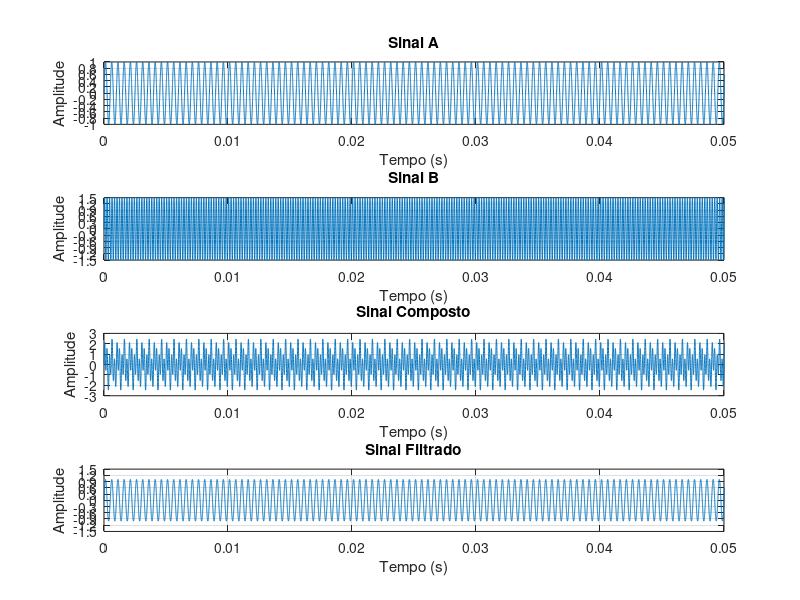
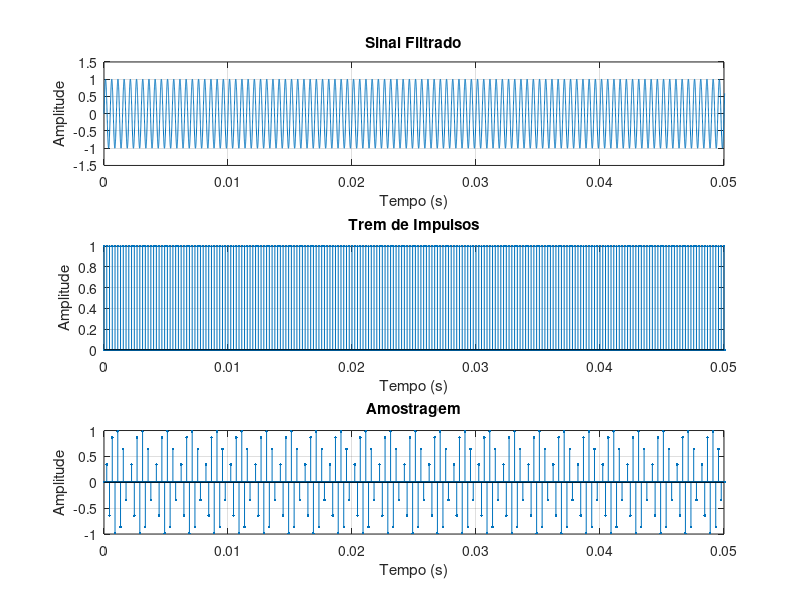
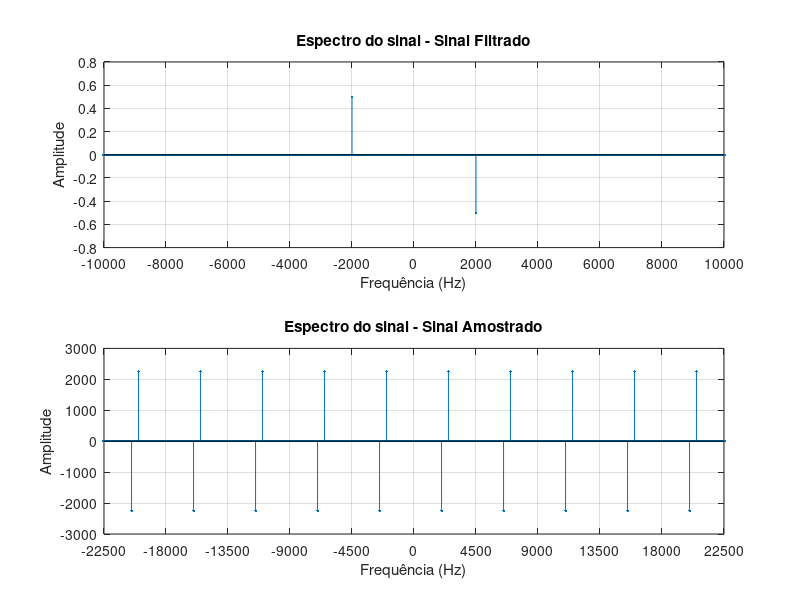
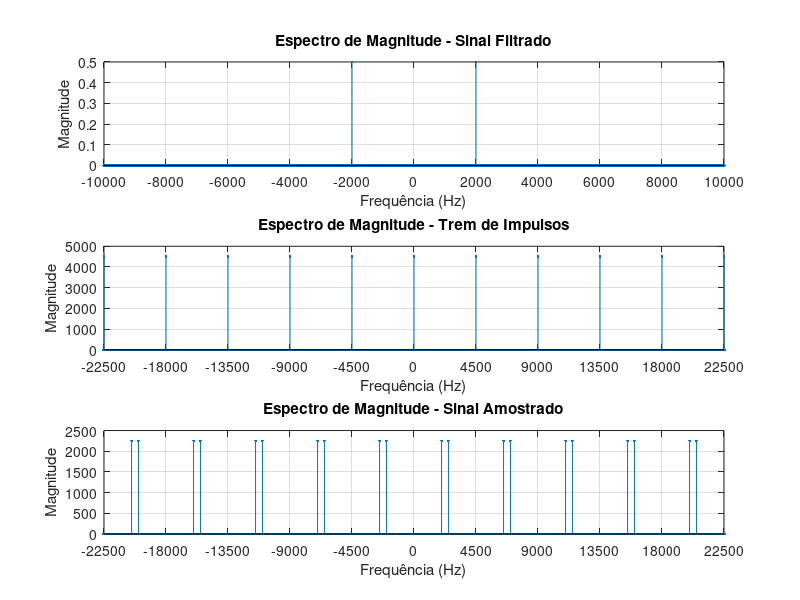

MATLAB code to generate these figures, in order:
clear;
clc;
close all;

pkg load signal;

f1 = 2e3;
f2 = 5e3;
A1 = 1.0;
A2 = 1.5;

fs = 4.5e3;
Ts = 1/fs;
fAnalog = 360e3;
Ta = 1/fAnalog;
tempoTotal = 1;
t = 0:Ta:tempoTotal-Ta;
nPAnalog = length(t);

fCorte = 3e3;

sinalA = A1*sin(2*pi*f1*t);
sinalB = A2*sin(2*pi*f2*t);
sinalComposto = sinalA + sinalB;

filtroIdeal = zeros(1, nPAnalog);
for i = 1:nPAnalog
    fAtual = (i-1) * (fAnalog / nPAnalog);
    if fAtual <= fCorte || fAtual >= (fAnalog - fCorte)
        filtroIdeal(i) = 1;
    else
        filtroIdeal(i) = 0;
    end
end

sinalCompostoFFT = fft(sinalComposto, nPAnalog);
sinalFiltradoFFT = sinalCompostoFFT .* filtroIdeal;
sinalFiltrado = real(ifft(sinalFiltradoFFT));

figure;

subplot(4,1,1);
plot(t,sinalA);
grid on;
xlabel('Tempo (s)');
ylabel('Amplitude');
title('Sinal A');
xlim([0 0.05]);
yticks(-1:0.2:1);

subplot(4,1,2);
plot(t,sinalB);
grid on;
xlabel('Tempo (s)');
ylabel('Amplitude');
title('Sinal B');
xlim([0 0.05]);
yticks(-1.5:0.3:1.5);

subplot(4,1,3);
plot(t,sinalComposto);
grid on;
xlabel('Tempo (s)');
ylabel('Amplitude');
title('Sinal Composto');
xlim([0 0.05]);

subplot(4,1,4);
plot(t,sinalFiltrado);
grid on;
xlabel('Tempo (s)');
ylabel('Amplitude');
title('Sinal Filtrado');
xlim([0 0.05]);
yticks(-1.5:0.3:1.5);

saveas(gcf, 'Ideal_01_Sinais_No_Tempo.png');

kPasso = round(fAnalog / fs);
tremImpulsos = zeros(1,nPAnalog);
tremImpulsos(1:kPasso:end) = 1;

sinalAmostrado = sinalFiltrado .* tremImpulsos;

figure;

subplot(3,1,1);
plot(t,sinalFiltrado);
grid on;
xlabel('Tempo (s)');
ylabel('Amplitude');
title('Sinal Filtrado');
xlim([0 0.05]);

subplot(3,1,2);
stem(t,tremImpulsos,'.');
grid on;
xlabel('Tempo (s)');
ylabel('Amplitude');
title('Trem de Impulsos');
xlim([0 0.05]);

subplot(3,1,3);
stem(t,sinalAmostrado,'.');
grid on;
xlabel('Tempo (s)');
ylabel('Amplitude');
title('Amostragem');
xlim([0 0.05]);
hold off;

saveas(gcf, 'Ideal_02_Processo_De_Amostragem.png');

f = (-nPAnalog/2 : nPAnalog/2 - 1) * (fAnalog / nPAnalog);

sinalFiltradoFFT_plot = fftshift(fft(sinalFiltrado)) / nPAnalog;
tremImpulsosFFT_plot = fftshift(fft(tremImpulsos)) / nPAnalog * fAnalog;
sinalAmostradoFFT_plot = fftshift(fft(sinalAmostrado)) / nPAnalog * fAnalog;

magFiltrado = abs(sinalFiltradoFFT_plot);
faseFiltrado = angle(sinalFiltradoFFT_plot) * (180/pi);
faseFiltrado(magFiltrado < 0.01 * max(magFiltrado)) = 0;

magTrem = abs(tremImpulsosFFT_plot);

magAmostrado = abs(sinalAmostradoFFT_plot);
faseAmostrado = angle(sinalAmostradoFFT_plot) * (180/pi);
faseAmostrado(magAmostrado < 0.01 * max(magAmostrado)) = 0;

figure;

subplot(2,1,1);
stem(f, imag(sinalFiltradoFFT_plot), '.');
grid on;
xlabel('Frequência (Hz)');
ylabel('Amplitude');
title('Espectro do sinal - Sinal Filtrado');
xlim([-f1*5 f1*5]);
xticks(-f1*5:f1:f1*5);

subplot(2,1,2);
stem(f, imag(sinalAmostradoFFT_plot), '.');
grid on;
xlabel('Frequência (Hz)');
ylabel('Amplitude');
title('Espectro do sinal - Sinal Amostrado');
xlim([-5*fs 5*fs]);
xticks(-5*fs : fs : 5*fs);

saveas(gcf, 'Ideal_03_Espectros_Do_Sinal_Imag.png');

figure;

subplot(3,1,1);
stem(f, magFiltrado, '.');
grid on;
xlabel('Frequência (Hz)');
ylabel('Magnitude');
title('Espectro de Magnitude - Sinal Filtrado');
xlim([-10000 10000]);
xticks(-10000:2000:10000);

subplot(3,1,2);
stem(f, magTrem, '.');
grid on;
xlabel('Frequência (Hz)');
ylabel('Magnitude');
title('Espectro de Magnitude - Trem de Impulsos');
xlim([-5*fs 5*fs]);
xticks(-5*fs : fs : 5*fs);

subplot(3,1,3);
stem(f, magAmostrado, '.');
grid on;
xlabel('Frequência (Hz)');
ylabel('Magnitude');
title('Espectro de Magnitude - Sinal Amostrado');
xlim([-5*fs 5*fs]);
xticks(-5*fs : fs : 5*fs);

saveas(gcf, 'Ideal_04_Espectros_De_Magnitude.png');

figure;

subplot(2,1,1);
stem(f, faseFiltrado, '.');
grid on;
xlabel('Frequência (Hz)');
ylabel('Fase (graus)');
title('Espectro de Fase - Sinal Filtrado');
xlim([-10000 10000]);
xticks(-10000:2000:10000);
ylim([-180 180]);
yticks(-180:90:180);

subplot(2,1,2);
stem(f, faseAmostrado, '.');
grid on;
xlabel('Frequência (Hz)');
ylabel('Fase (graus)');
title('Espectro de Fase - Sinal Amostrado');
xlim([-5*fs 5*fs]);
xticks(-5*fs : fs : 5*fs);
ylim([-180 180]);
yticks(-180:90:180);

saveas(gcf, 'Ideal_05_Espectros_De_Fase.png');

fCorteReconstrucao = fs/2;
filtroReconstrucao = zeros(1, nPAnalog);

for i = 1:nPAnalog
    fAtual = (i-1) * (fAnalog / nPAnalog);
    if fAtual <= fCorteReconstrucao || fAtual >= (fAnalog - fCorteReconstrucao)
        filtroReconstrucao(i) = 1;
    else
        filtroReconstrucao(i) = 0;
    end
end

sinalReconstruidoFFT = fft(sinalAmostrado) .* filtroReconstrucao * kPasso;
sinalReconstruido = real(ifft(sinalReconstruidoFFT));

filtroReconstrucaoPlot = fftshift(filtroReconstrucao);
sinalReconstruidoFFT_plot = fftshift(sinalReconstruidoFFT) / nPAnalog;

figure;

subplot(4,1,1);
stem(f,imag(sinalAmostradoFFT_plot),'.');
grid on;
xlabel('Frequência (Hz)');
ylabel('Amplitude');
title('Espectro do sinal - Sinal Amostrado');
xlim([-5*fs 5*fs]);
xticks(-5*fs : fs : 5*fs);

subplot(4,1,2);
plot(f,filtroReconstrucaoPlot);
grid on;
xlabel('Frequência (Hz)');
ylabel('Ganho');
title('Filtro Ideal de Reconstrução');
xlim([-5*fs 5*fs]);
xticks(-5*fs : fs : 5*fs);
ylim([-0.2 1.2]);

subplot(4,1,3);
stem(f,imag(sinalReconstruidoFFT_plot),'.');
grid on;
xlabel('Frequência (Hz)');
ylabel('Amplitude');
title('Espectro do sinal - Sinal Reconstruído');
xlim([-5*fs 5*fs]);
xticks(-5*fs : fs : 5*fs);

subplot(4,1,4);
plot(t, sinalFiltrado,'DisplayName', 'Sinal Filtrado');
hold on;
plot(t, sinalReconstruido, '--','DisplayName', 'Sinal Reconstruído');
grid on;
xlabel('Tempo (s)');
ylabel('Amplitude');
title('Comparação: Sinal Filtrado vs Sinal Reconstruído');
xlim([0 0.05]);
legend('Location', 'northeast');
hold off;

saveas(gcf, 'Ideal_06_Reconstrucao_E_Comparacao.png');
